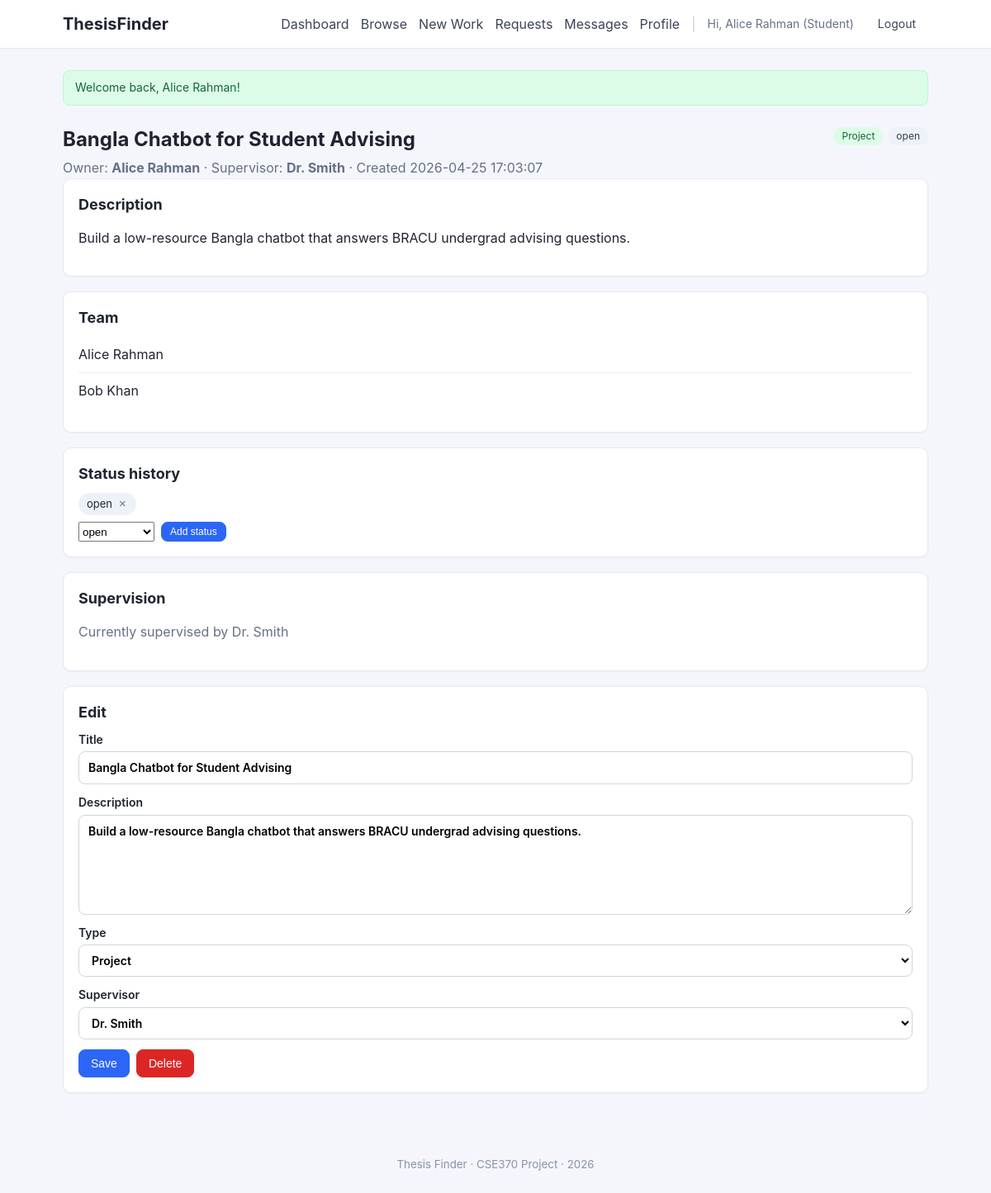
Screenshot of /projects/view.php?id=1 (signed in) with the database file from the repository.
### tables this page shows
CREATE TABLE work (
    project_id    INT AUTO_INCREMENT PRIMARY KEY,
    title         VARCHAR(200) NOT NULL,
    description   TEXT,
    owner_id      INT NOT NULL,
    created_at    DATETIME NOT NULL DEFAULT CURRENT_TIMESTAMP,
    supervisor_id INT DEFAULT NULL,
    thesis_flag   TINYINT(1) NOT NULL DEFAULT 0,
    project_flag  TINYINT(1) NOT NULL DEFAULT 0,
    CONSTRAINT fk_work_owner      FOREIGN KEY (owner_id)      REFERENCES user(id)         ON DELETE CASCADE,
    CONSTRAINT fk_work_supervisor FOREIGN KEY (supervisor_id) REFERENCES teacher(user_id) ON DELETE SET NULL
);

CREATE TABLE user (
    id              INT AUTO_INCREMENT PRIMARY KEY,
    email           VARCHAR(120) NOT NULL UNIQUE,
    password        VARCHAR(255) NOT NULL,
    name            VARCHAR(120) NOT NULL,
    student_flag    TINYINT(1) NOT NULL DEFAULT 0,
    teacher_flag    TINYINT(1) NOT NULL DEFAULT 0,
    created_at      DATETIME NOT NULL DEFAULT CURRENT_TIMESTAMP
);

### includes/auth.php (called while the page is built, shortened)
<?php
function current_user_id(): ?int {
    return $_SESSION['user_id'] ?? null;
}
function is_teacher(): bool {
    return !empty($_SESSION['teacher_flag']);
}
function h(?string $s): string {
    return htmlspecialchars((string)$s, ENT_QUOTES | ENT_SUBSTITUTE, 'UTF-8');
}

### projects/view.php (the view, shortened to what this page needs)
<?php
require_once __DIR__ . '/../config/db.php';
require_once __DIR__ . '/../includes/auth.php';
$uid = current_user_id();
$pid = (int)($_GET['id'] ?? 0);
$q = $conn->prepare('SELECT w.*, u.name AS owner_name, t.name AS supervisor_name FROM work w JOIN user u ON u.id = w.owner_id LEFT JOIN user t ON t.id = w.supervisor_id WHERE w.project_id = ?');
$q->bind_param('i', $pid); $q->execute();
$w = $q->get_result()->fetch_assoc(); $q->close();
$is_owner      = ((int)$w['owner_id']      === $uid);
$is_supervisor = ((int)$w['supervisor_id'] === $uid);
$q = $conn->prepare('SELECT w.*, u.name AS owner_name, t.name AS supervisor_name FROM work w JOIN user u ON u.id = w.owner_id LEFT JOIN user t ON t.id = w.supervisor_id WHERE w.project_id = ?');
$q->bind_param('i', $pid); $q->execute();
$w = $q->get_result()->fetch_assoc(); $q->close();
$ss = $conn->prepare('SELECT project_status FROM project_status WHERE project_id = ? ORDER BY project_status');
$ss->bind_param('i', $pid); $ss->execute();
$statuses = array_column($ss->get_result()->fetch_all(MYSQLI_ASSOC), 'project_status');
$js = $conn->prepare('SELECT u.id, u.name FROM student_join_project sjp JOIN user u ON u.id = sjp.id WHERE sjp.project_id = ? ORDER BY u.name');
$js->bind_param('i', $pid); $js->execute();
$joined = $js->get_result()->fetch_all(MYSQLI_ASSOC);
$tres = $conn->query("SELECT u.id, u.name FROM user u JOIN teacher t ON t.user_id = u.id ORDER BY u.name");
$teachers = $tres->fetch_all(MYSQLI_ASSOC);
$current_type = ($w['thesis_flag'] && $w['project_flag']) ? 'both' : ($w['thesis_flag'] ? 'thesis' : 'project');
require __DIR__ . '/../includes/header.php';
?>
<div class="page-head">
    <h1><?= h($w['title']) ?></h1>
    <div class="tags">
        <?php if ($w['project_flag']): ?><span class="tag tag-project">Project</span><?php endif; ?>
        <?php foreach ($statuses as $s): ?><span class="tag"><?= h($s) ?></span><?php endforeach; ?>
    </div>
</div>
<div class="muted">
    Owner: <strong><?= h($w['owner_name']) ?></strong>
    &middot; Supervisor: <strong><?= $w['supervisor_name'] ? h($w['supervisor_name']) : '-' ?></strong>
    &middot; Created <?= h($w['created_at']) ?>
</div>
<section class="card">
    <h2>Description</h2>
    <p><?= nl2br(h($w['description'] ?? '')) ?></p>
</section>
<section class="card">
    <h2>Team</h2>
    <?php if (!$joined): ?>
        <p class="muted">No students have joined yet.</p>
    <?php else: ?>
        <ul class="list">
            <?php foreach ($joined as $j): ?>
                <li><?= h($j['name']) ?></li>
            <?php endforeach; ?>
        </ul>
    <?php endif; ?>
</section>
<section class="card">
    <h2>Status history</h2>
    <ul class="chips">
        <?php foreach ($statuses as $s): ?>
            <li class="chip"><?= h($s) ?>
                <?php if ($is_owner || $is_supervisor): ?>
                    <form method="post" class="chip-del">
                        <button class="chip-x" title="Remove">&times;</button>
                    </form>
                <?php endif; ?>
            </li>
        <?php endforeach; ?>
    </ul>
    <?php if ($is_owner || $is_supervisor): ?>
        <form method="post" class="inline-add">
            <select name="status">
                <?php foreach (['open','in_progress','completed','closed'] as $s): ?>
                    <option value="<?= $s ?>"><?= $s ?></option>
                <?php endforeach; ?>
            </select>
            <button class="btn btn-sm btn-primary">Add status</button>
        </form>
    <?php endif; ?>
</section>
<section class="card">
    <h2>Supervision</h2>
    <?php if ($is_supervisor): ?>
        <form method="post"><input type="hidden" name="action" value="unsupervise"><button class="btn btn-danger btn-sm">Stop supervising</button></form>
    <?php elseif (is_teacher() && !$w['supervisor_id']): ?>
        <form method="post"><input type="hidden" name="action" value="supervise"><button class="btn btn-primary btn-sm">Take as supervisor</button></form>
    <?php else: ?>
        <p class="muted"><?= $w['supervisor_name'] ? 'Currently supervised by ' . h($w['supervisor_name']) : 'No supervisor assigned.' ?></p>
    <?php endif; ?>
</section>
<?php if ($is_owner): ?>
<section class="card">
    <h2>Edit</h2>
    <form method="post" class="form">
        <label>Title <input type="text" name="title" required value="<?= h($w['title']) ?>"></label>
        <label>Description <textarea name="description" rows="5"><?= h($w['description']) ?></textarea></label>
        <label>Type
            <select name="type">
                <option value="project" <?= $current_type==='project'?'selected':'' ?>>Project</option>
            </select>
        </label>
        <label>Supervisor
            <select name="supervisor_id">
                <?php foreach ($teachers as $t): ?>
                    <option value="<?= (int)$t['id'] ?>" <?= (int)$w['supervisor_id']===(int)$t['id']?'selected':'' ?>><?= h($t['name']) ?></option>
                <?php endforeach; ?>
            </select>
        </label>
        <div class="actions">
            <button class="btn btn-primary" type="submit">Save</button>
            <button class="btn btn-danger" type="submit" name="action" value="delete" onclick="return confirm('Delete this work? This cannot be undone.')">Delete</button>
        </div>
    </form>
</section>
<?php endif; ?>
<?php require __DIR__ . '/../includes/footer.php'; ?>

### assets/css/style.css (style rules this page uses)
* { box-sizing: border-box; }
html, body { margin: 0; padding: 0; }
body { font-family: -apple-system, BlinkMacSystemFont, "Segoe UI", Roboto, Helvetica, Arial, sans-serif; background: #f4f6fb; color: #1f2430; line-height: 1.45; }
.card { background: #fff; border: 1px solid #e5e8f0; border-radius: 10px; padding: 18px; margin-bottom: 18px; box-shadow: 0 1px 2px rgba(15,23,42,.04); }
h1 { font-size: 24px; margin: 14px 0 6px; }
h2 { font-size: 18px; margin: 0 0 10px; }
.btn { display: inline-block; padding: 8px 14px; border: 1px solid #d0d5dd; background: #fff; color: #1f2430; border-radius: 8px; cursor: pointer; font-size: 14px; text-decoration: none; transition: background .15s, border-color .15s; }
.btn-primary { background: #2b66f6; border-color: #2b66f6; color: #fff; }
.btn-danger { background: #dc2626; border-color: #dc2626; color: #fff; }
.btn-sm { padding: 4px 10px; font-size: 12px; }
.form label { display: block; margin-bottom: 12px; font-weight: 600; font-size: 14px; }
.form input[type="text"], .form input[type="email"], .form input[type="password"], .form input[type="number"], .form input[type="search"], .form select, .form textarea { display: block; width: 100%; padding: 9px 11px; margin-top: 4px; border: 1px solid #d0d5dd; border-radius: 8px; font: inherit; background: #fff; }
.form textarea { resize: vertical; }
.list { list-style: none; margin: 0; padding: 0; }
.list > li { padding: 10px 0; border-bottom: 1px solid #eef1f7; }
.list > li:last-child { border-bottom: none; }
.muted { color: #667085; }
.tags { display: inline-flex; gap: 6px; flex-wrap: wrap; margin-left: 6px; }
.tag { display: inline-block; padding: 2px 10px; font-size: 12px; background: #eef1f7; color: #344054; border-radius: 999px; }
.tag-project { background: #dcfce7; color: #166534; }
.chips { list-style: none; padding: 0; margin: 8px 0; display: flex; flex-wrap: wrap; gap: 6px; }
.chip { display: inline-flex; align-items: center; gap: 6px; background: #eef1f7; padding: 4px 10px; border-radius: 999px; font-size: 13px; }
.chip-del { display: inline; margin: 0; padding: 0; background: none; border: none; }
.chip-x { border: none; background: none; color: #6b7280; cursor: pointer; font-size: 15px; padding: 0 2px; }
.inline-add { display: flex; gap: 8px; margin-top: 6px; }
.page-head { display: flex; align-items: center; justify-content: space-between; flex-wrap: wrap; gap: 10px; margin-top: 10px; }
.actions { display: flex; gap: 8px; flex-wrap: wrap; margin-top: 10px; }

### rows the page displays
work: title "Bangla Chatbot for Student Advising", owner.name "Alice Rahman", user.name "Dr. Smith", created_at "2026-04-25 17:03:07", description "Build a low-resource Bangla chatbot that answers BRACU undergrad advising questions.", type "Project", supervisor_id "Dr. Smith"
user: name "Alice Rahman"
user: name "Bob Khan"

### other values shown
current_user_name() "Alice Rahman"
$succ "Welcome back, Alice Rahman!"
$s "open"
form field status "open"
